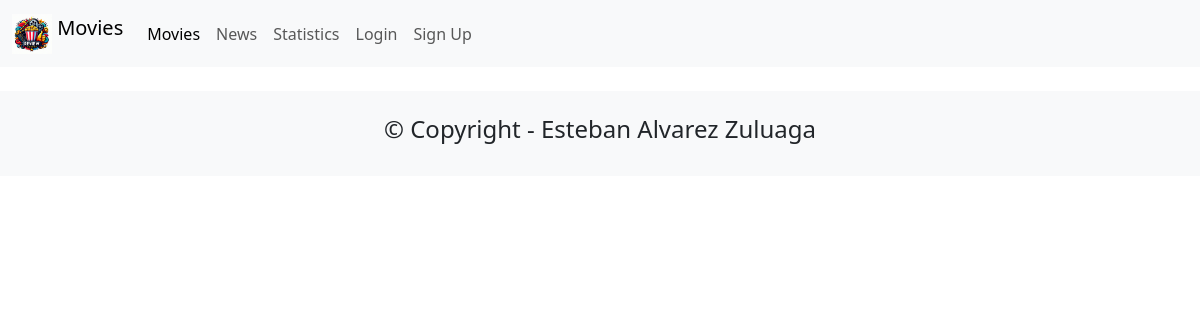
Before: /news/ with the older database file.
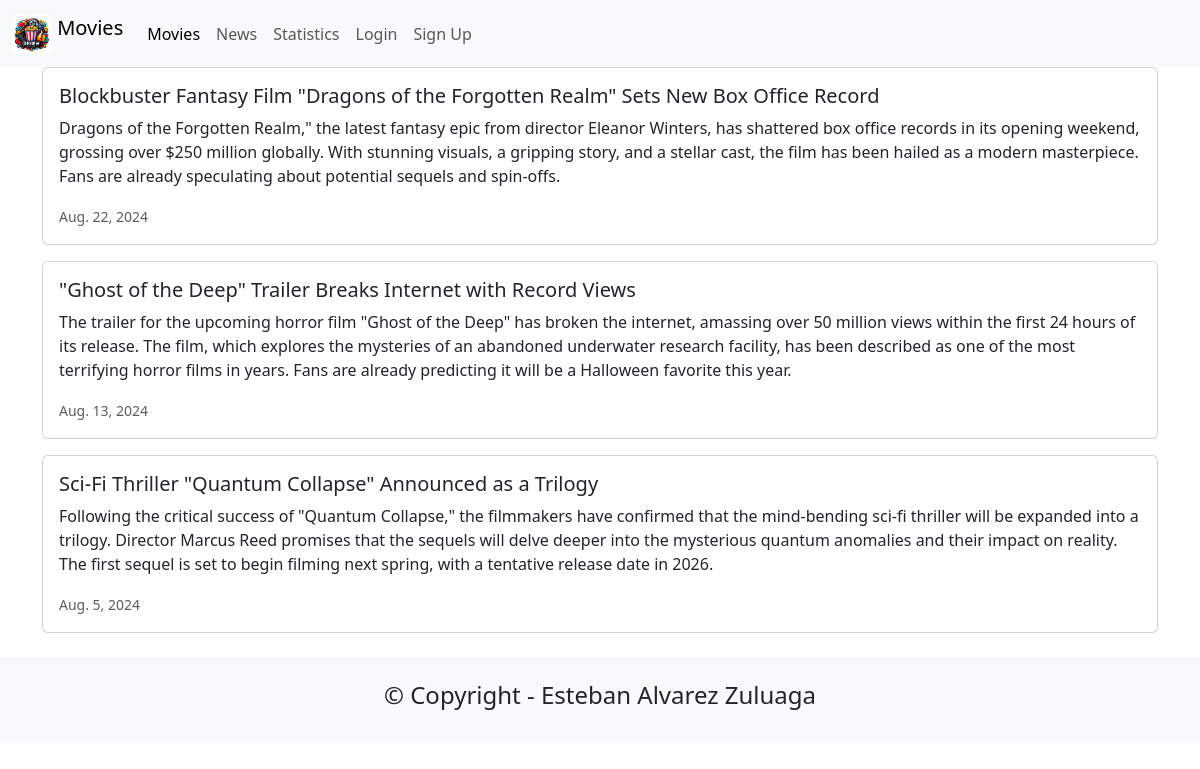
After: the same page with the newer database file.
### news/models.py (models this page shows, shortened)
class News(models.Model):
    headline = models.CharField(max_length=200)
    body = models.TextField()
    date = models.DateField()

### news/views.py (the view)
# urls.py: path('news/', include('news.urls'), name="news"),
def news(request):
    news = News.objects.all().order_by('-date')
    return render(request, 'news.html', {'news':news})

### news/templates/news.html (shortened to what this page needs)
{% extends 'base.html' %}
{% block content %}
<body>
    {% for article in news %}
        <div class="card mb-3">
            <div class="row g-0">
                <div class="card-body">
                    <h5 class="card-title">{{ article.headline }}</h5>
                    <p class="card-text">{{ article.body }}</p>
                    <p class="card-text"><small class="text-muted">{{ article.date }}</small></p>
                </div>
            </div>
        </div>
    {% endfor %}
</body>
{% endblock content %}

### moviereviews/templates/base.html (shortened to what this page needs)
<!DOCTYPE html>
<html lang="en">
<head>
    <link href="https://cdn.jsdelivr.net/npm/bootstrap@5.3.3/dist/css/bootstrap.min.css"  rel="stylesheet">
</head>
<nav class="navbar navbar-expand-lg bg-body-tertiary">
    <div class="container-fluid">
      <a class="navbar-brand" href="{% url 'home' %}">
        {% load static %}
        <img src="{% static 'images/movie.jpg' %}" alt="logo" width="40" class="d-inline-block align-text-top"/>
        Movies
      </a>
      <div class="collapse navbar-collapse" id="navbarSupportedContent">
        <ul class="navbar-nav me-auto mb-2 mb-lg-0">
          <li class="nav-item">
            <a class="nav-link active" aria-current="page" href="{% url 'home' %}">Movies</a>
          </li>
          <li class="nav-item">
            <a class="nav-link" href="{% url 'news' %}">News</a>
          </li>
          <li class="nav-item">
            <a class="nav-link" href="{% url 'statistics' %}">Statistics</a>
          </li>
          <li class="nav-item">
            <a class="nav-link" href="#">Login</a>
          </li>
          <li class="nav-item">
            <a class="nav-link" href="#">Sign Up</a>
          </li>
        </ul>
      </div>
    </div>
  </nav>
<div class="container">
        {% block content %}
        {% endblock content %}
</div>
<footer class="text-center text-lg-start bg-light text-muter mt-4">
    <div class="container">
        <div class="row">
            <div class="text-center p-4">
                <h4>© Copyright - Esteban Alvarez Zuluaga</h4>
            </div>
        </div>
    </div>
</footer>
</html>

Changed rows visible on the page:
added News: headline "Blockbuster Fantasy Film \"Dragons of the Forgotten Realm\" Sets New Box Office Record", body "Dragons of the Forgotten Realm,\" the latest fantasy epic from director Eleanor Winters, has shattered box office records in its opening weekend, grossing over $250 million globally. With stunning visuals, a gripping story, and a stellar cast, the film has been hailed as a modern masterpiece. Fans are already speculating about potential sequels and spin-offs.", date "Aug. 22, 2024"
added News: headline "\"Ghost of the Deep\" Trailer Breaks Internet with Record Views", body "The trailer for the upcoming horror film \"Ghost of the Deep\" has broken the internet, amassing over 50 million views within the first 24 hours of its release. The film, which explores the mysteries of an abandoned underwater research facility, has been described as one of the most terrifying horror films in years. Fans are already predicting it will be a Halloween favorite this year.", date "Aug. 13, 2024"
added News: headline "Sci-Fi Thriller \"Quantum Collapse\" Announced as a Trilogy", body "Following the critical success of \"Quantum Collapse,\" the filmmakers have confirmed that the mind-bending sci-fi thriller will be expanded into a trilogy. Director Marcus Reed promises that the sequels will delve deeper into the mysterious quantum anomalies and their impact on reality. The first sequel is set to begin filming next spring, with a tentative release date in 2026.", date "Aug. 5, 2024"
